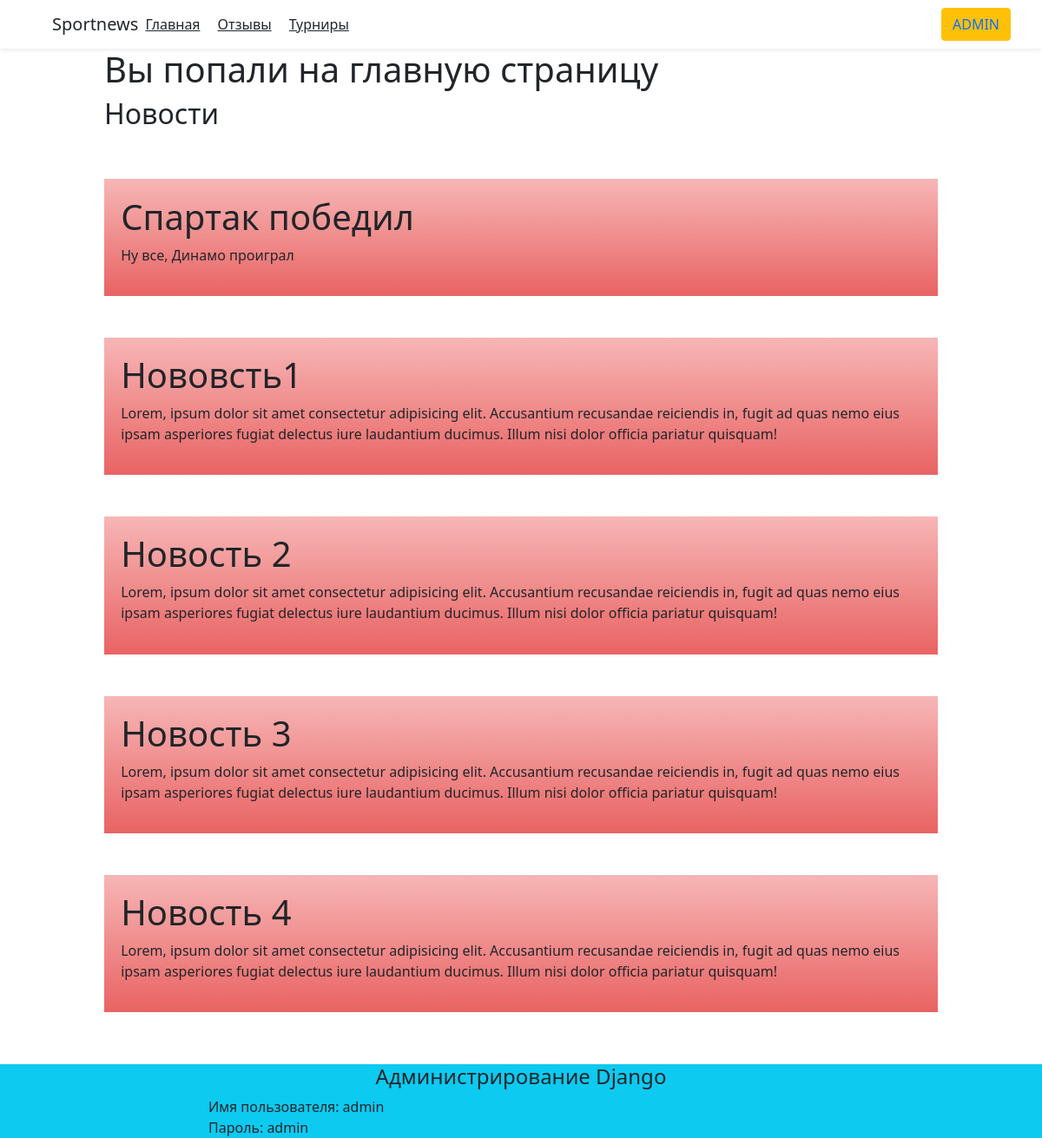
The page / on the database its author committed.
### main/models.py (models this page shows, shortened)
class News(models.Model):
    title = models.CharField(verbose_name='Название статьи', max_length=100)
    text = models.TextField(verbose_name='Текст статьи')
    class Meta:
        verbose_name = 'Новость'
        verbose_name_plural = 'Новости'

### main/views.py (the view)
# urls.py: path('', views.index),
def index(request):
    news = News.objects.all()
    return render(request, 'main/index.html', {'news': news})

### main/templates/main/index.html (shortened to what this page needs)
{% extends 'main/base.html' %}
{% block body %}
    <h1>Вы попали на главную страницу</h1>
    <h2>Новости</h2>
   <div style="display: flex; flex-direction: column; margin: 0 auto;">
        {% for el in news %}
            <div style="background: linear-gradient(to bottom, rgb(247, 182, 182), rgb(233, 99, 99)) ; padding:2% ;width: 100%; margin-top: 5%;">
            <h1>{{el.title}}</h1>
            <p>{{el.text}}</p>
            </div>
        {% endfor %}
    </div>
{% endblock %}

### rows shown on the page
News: title "Спартак победил", text "Ну все, Динамо проиграл"
News: title "Нововсть1", text "Lorem, ipsum dolor sit amet consectetur adipisicing elit. Accusantium recusandae reiciendis in, fugit ad quas nemo eius ipsam asperiores fugiat delectus iure laudantium ducimus. Illum nisi dolor officia pariatur quisquam!"
News: title "Новость 2", text "Lorem, ipsum dolor sit amet consectetur adipisicing elit. Accusantium recusandae reiciendis in, fugit ad quas nemo eius ipsam asperiores fugiat delectus iure laudantium ducimus. Illum nisi dolor officia pariatur quisquam!"
News: title "Новость 3", text "Lorem, ipsum dolor sit amet consectetur adipisicing elit. Accusantium recusandae reiciendis in, fugit ad quas nemo eius ipsam asperiores fugiat delectus iure laudantium ducimus. Illum nisi dolor officia pariatur quisquam!"
News: title "Новость 4", text "Lorem, ipsum dolor sit amet consectetur adipisicing elit. Accusantium recusandae reiciendis in, fugit ad quas nemo eius ipsam asperiores fugiat delectus iure laudantium ducimus. Illum nisi dolor officia pariatur quisquam!"
